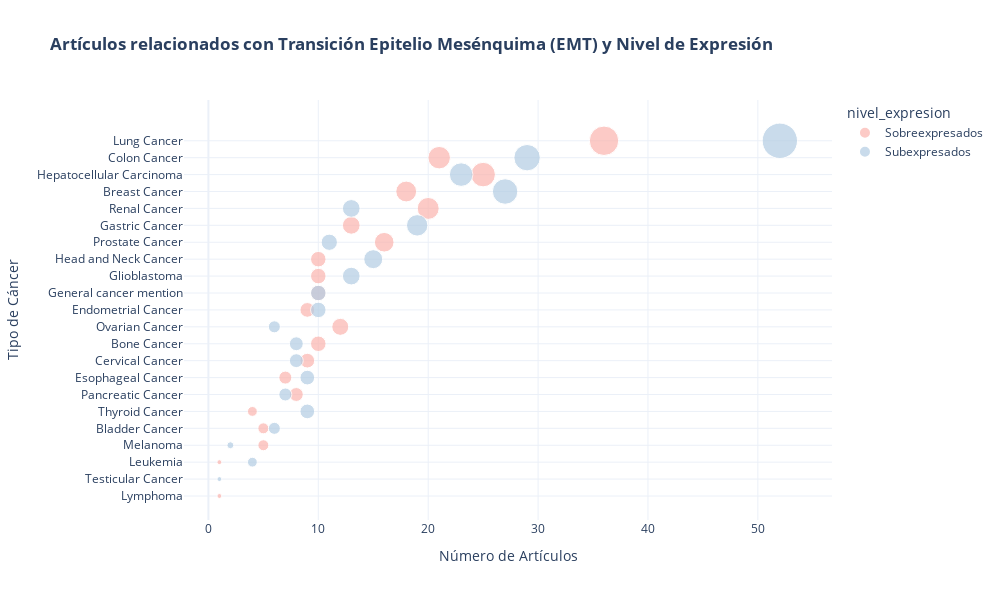

Here is the notebook cell this chart was saved with:
### Code cell
graficar_distribucion_cancer_bibliografia(bibliografia_genes_clasificada, contexto_biologico)

### Figure 1 — Plotly figure (JSON) as saved in the notebook; plotly's stock layout.template omitted (floating-point values rounded to 4 significant figures)
{"data": [{"hovertemplate": "nivel_expresion=Sobreexpresados<br>Número de Artículos=%{marker.size}<br>Tipo de Cáncer=%{y}<extra></extra>", "legendgroup": "Sobreexpresados", "marker": {"color": "#FBB4AE", "size": [5, 10, 18, 9, 21, 9, 7, 13, 10, 10, 10, 25, 1, 36, 1, 5, 12, 8, 16, 20, 4], "sizemode": "area", "sizeref": 0.0832, "symbol": "circle"}, "mode": "markers", "name": "Sobreexpresados", "orientation": "h", "showlegend": true, "type": "scatter", "x": [5, 10, 18, 9, 21, 9, 7, 13, 10, 10, 10, 25, 1, 36, 1, 5, 12, 8, 16, 20, 4], "xaxis": "x", "y": ["Bladder Cancer", "Bone Cancer", "Breast Cancer", "Cervical Cancer", "Colon Cancer", "Endometrial Cancer", "Esophageal Cancer", "Gastric Cancer", "General cancer mention", "Glioblastoma", "Head and Neck Cancer", "Hepatocellular Carcinoma", "Leukemia", "Lung Cancer", "Lymphoma", "Melanoma", "Ovarian Cancer", "Pancreatic Cancer", "Prostate Cancer", "Renal Cancer", "Thyroid Cancer"], "yaxis": "y"}, {"hovertemplate": "nivel_expresion=Subexpresados<br>Número de Artículos=%{marker.size}<br>Tipo de Cáncer=%{y}<extra></extra>", "legendgroup": "Subexpresados", "marker": {"color": "#B3CDE3", "size": [6, 8, 27, 8, 29, 10, 9, 19, 10, 13, 15, 23, 4, 52, 2, 6, 7, 11, 13, 1, 9], "sizemode": "area", "sizeref": 0.0832, "symbol": "circle"}, "mode": "markers", "name": "Subexpresados", "orientation": "h", "showlegend": true, "type": "scatter", "x": [6, 8, 27, 8, 29, 10, 9, 19, 10, 13, 15, 23, 4, 52, 2, 6, 7, 11, 13, 1, 9], "xaxis": "x", "y": ["Bladder Cancer", "Bone Cancer", "Breast Cancer", "Cervical Cancer", "Colon Cancer", "Endometrial Cancer", "Esophageal Cancer", "Gastric Cancer", "General cancer mention", "Glioblastoma", "Head and Neck Cancer", "Hepatocellular Carcinoma", "Leukemia", "Lung Cancer", "Melanoma", "Ovarian Cancer", "Pancreatic Cancer", "Prostate Cancer", "Renal Cancer", "Testicular Cancer", "Thyroid Cancer"], "yaxis": "y"}], "layout": {"height": 600, "hovermode": "closest", "legend": {"itemsizing": "constant", "title": {"text": "nivel_expresion"}, "tracegroupgap": 0}, "title": {"text": "<b>Artículos relacionados con Transición Epitelio Mesénquima (EMT) y Nivel de Expresión</b>"}, "width": 1000, "xaxis": {"anchor": "y", "domain": [0, 1], "title": {"text": "Número de Artículos"}}, "yaxis": {"anchor": "x", "categoryorder": "total ascending", "domain": [0, 1], "title": {"text": "Tipo de Cáncer"}}}}
